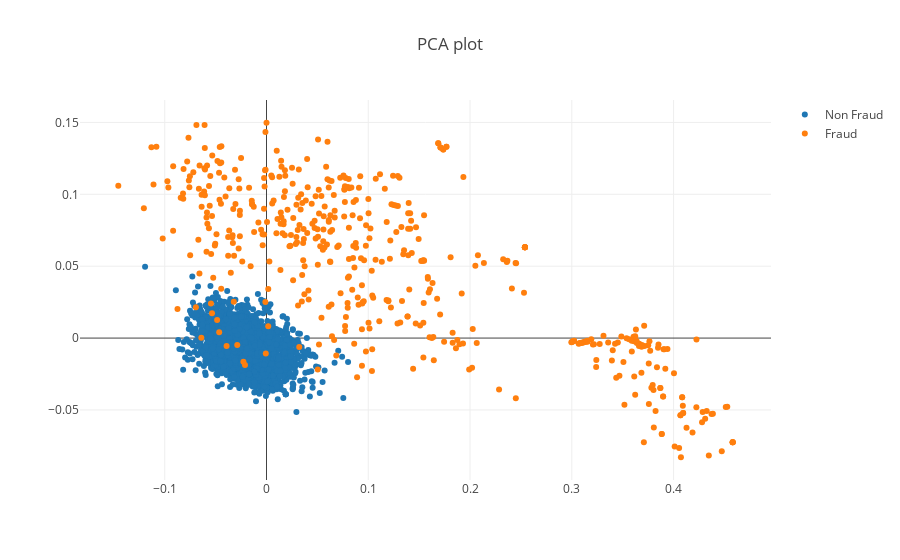

Source (notebook cell):
### Markdown cell above
TSNE was able cluster most of the data seperately.

### Code cell
plot_scatter(sample_encoded_X, sample_encoded_y, mode='PCA', fname='pca2.png')

### Figure 1 — Plotly figure (JSON) as saved in the notebook; plotly's stock layout.template omitted (floating-point values rounded to 4 significant figures; data arrays with more than 128 entries replaced by an {"elided": "..."} marker saying what was removed)
{"data": [{"mode": "markers", "name": "Non Fraud", "showlegend": true, "type": "scatter", "uid": "508ca57e-160f-40b1-b73e-c70405065f0a", "x": {"elided": "3000 float values"}, "y": {"elided": "3000 float values"}}, {"mode": "markers", "name": "Fraud", "showlegend": true, "type": "scatter", "uid": "fa4a9c52-7fa8-4842-93cd-20d1cde413b5", "x": {"elided": "492 float values"}, "y": {"elided": "492 float values"}}], "layout": {"title": {"text": "PCA plot"}}}
